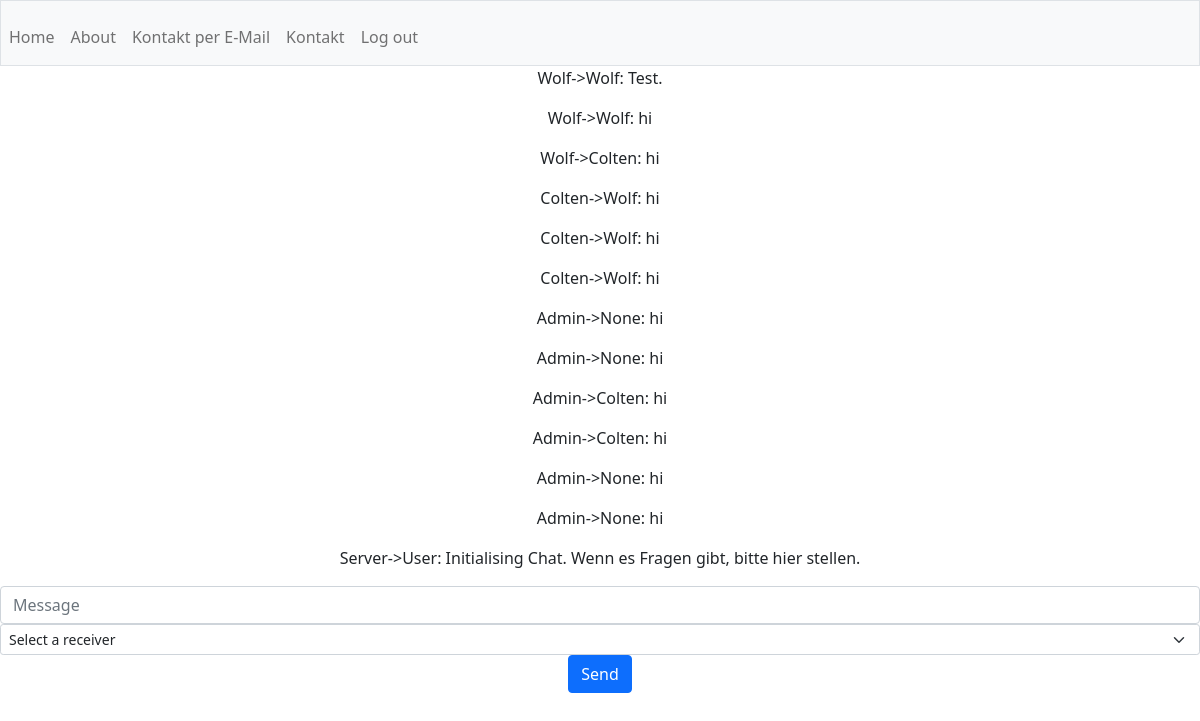
The page /chat (signed in) on the database its author committed.
### tables this page shows
CREATE TABLE "com" (
	"id"	INTEGER,
	"sender"	TEXT,
	"message"	TEXT,
	"receiver"	INTEGER,
	PRIMARY KEY("id")
);

### app.py (the view, shortened to what this page needs)
@app.route("/chat", methods=["GET", "POST"])
@login_required
def chat():
    if request.method == "GET":
        if session['user_name'] != "Wolf":
            message_package = db.execute("SELECT sender, message FROM com WHERE sender = ? OR receiver = ?", session['user_name'], session['user_name'])
            if message_package == []:
                db.execute("INSERT INTO com (sender, message, receiver) VALUES (?, ?, ?)", "Server", "Initialising Chat. Wenn es Fragen gibt, bitte hier stellen.", session['user_name'])
                return redirect("/chat")
            package = message_package[0]
            return render_template("chat.html", message_package=message_package)
        else:
            message_package = db.execute("SELECT sender, message, receiver FROM com")
            package = message_package[0]
            recipients = db.execute("SELECT username FROM users")
            return render_template("chat.html", message_package=message_package, recipients=recipients)

### other_functions.py (called while the page is built)
def login_required(f):
    @wraps(f)
    def decorated_function(*args, **kwargs):
        if session.get("user_id") is None:
            return redirect("/login")
        return f(*args, **kwargs)
    return decorated_function

### templates/chat.html (shortened to what this page needs)
{% extends 'layout.html' %}
{% block main %}
    <form action="/chat" method="POST">
    {% if session.user_name != 'Wolf' %}
    {% for x in message_package %}
        <p>{{ x['sender'] }}: {{ x['message'] }}</p>
    {% endfor %}
    {% else %}
    {% for x in message_package %}
        <p>{{ x['sender'] }}->{{ x['receiver'] }}: {{ x['message'] }}</p>
    {% endfor %}
    {% endif %}
    <div class="form-group">
            <input autocomplete="off" autofocus class="form-control" name="comment" placeholder="Message" type="text">
            {% if session.user_name == 'Wolf' %}
                <select name="selected_recipient" class="form-select form-select-sm">
                    <option selected disabled> Select a receiver</option>
                </select>
            {% endif %}
        </div>
        <button class="btn btn-primary" type="submit">Send</button>
    </form>
{% endblock main %}

### templates/layout.html (shortened to what this page needs)
<!DOCTYPE html>
<html lang="en">
    <link href="https://cdn.jsdelivr.net/npm/bootstrap@5.1.3/dist/css/bootstrap.min.css" rel="stylesheet">
    <body>
        <nav class="navbar navbar-expand-md navbar-light bg-light border">
            <div class="collapse navbar-collapse" id="navbar">
                <ul class="navbar-nav mr-auto mt-2">
                    <li class="nav-item"><a class="nav-link" href="/">Home</a></li>
                    <li class="nav-item"><a class="nav-link" href="/about">About</a></li>
                    {% if session.user_id %}
                    <li class="nav-item"><a class="nav-link" href="/contact">Kontakt per E-Mail</a></li>
                    <li class="nav-item"><a class="nav-link" href="/chat">Kontakt</a></li>
                    <li class="nav-item"><a class="nav-link" href="/logout">Log out</a></li>
                    {% else %}
                    <li class="nav-item"><a class="nav-link" href="/register">Register</a></li>
                    <li class="nav-item"><a class="nav-link" href="/login">Log in</a></li>
                    {% endif %}
                </ul>
            </div>
        </nav>
    </body>
    <main>
        <div class="text-center"> {% block main %}{% endblock %} </div>
    </main>
</html>

### rows shown on the page
com: sender "Wolf", receiver "Wolf", message "Test."
com: sender "Wolf", receiver "Wolf", message "hi"
com: sender "Wolf", receiver "Colten", message "hi"
com: sender "Colten", receiver "Wolf", message "hi"
com: sender "Colten", receiver "Wolf", message "hi"
com: sender "Colten", receiver "Wolf", message "hi"
com: sender "Admin", receiver "None", message "hi"
com: sender "Admin", receiver "None", message "hi"
com: sender "Admin", receiver "Colten", message "hi"
com: sender "Admin", receiver "Colten", message "hi"
com: sender "Admin", receiver "None", message "hi"
com: sender "Admin", receiver "None", message "hi"
com: sender "Server", receiver "User", message "Initialising Chat. Wenn es Fragen gibt, bitte hier stellen."
